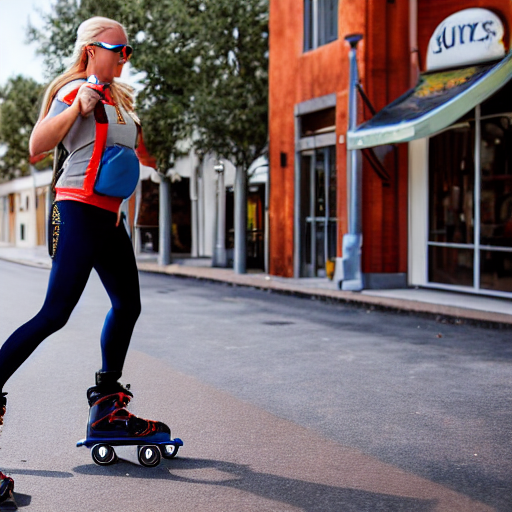
#> input picture generated_image.png, 512 x 512 px; its folder holds only this picture in this run
$ python -i foto_medicao.py   (imports and definitions only)
#> lines starting #> are read from the running program, lines starting #| are printed output that depends on the picture; after the words box and inside, x2 and y2 are one past the last pixel; in counts of white or black regions, pixels touching at a corner belong together
#> in descrever_com_visao, im is the input picture: PIL image 512x512 RGB; mean R, G, B 116.9, 103.1, 106.6
### compliance_agent/llm/visao.py
"""Fallback de VISÃO entre provedores gratuitos — uma imagem, vários provedores, teto duro.

Ordem: OpenRouter `:free` → NVIDIA NIM → Gemini → Cloudflare Workers AI. Percorre modelo a
modelo e provedor a provedor até um responder; devolve texto e diz QUEM respondeu.

**Custo.** Só o OpenRouter tem garantia ESTRUTURAL de $0: o guard em `_openai_compat_chat_sync`
força `:free`, e modelo pago vira 404 em vez de cobrança. Nos demais a gratuidade é **cota, não
trava** — e a regra da casa é clara: *nenhuma API é "free tier" sem prova; prefira guard-rail
real (kill-switch + teto) a confiar na cota*. Por isso, aqui:

  - `JFN_VISAO_TETO`  — máximo de requisições por processo (padrão 400). Estourou, para.
  - `JFN_VISAO_OFF=1` — kill-switch: desliga a visão inteira sem editar código.
  - `JFN_VISAO_PROVEDORES` — restringe a ordem, ex.: `openrouter` para ficar só no $0 estrutural.

Nunca levanta exceção: falha vira `{"ok": False, "motivo": ...}`, porque visão é enriquecimento
e não pode derrubar a análise que a chamou.
"""
from __future__ import annotations

import base64
import logging
import os

logger = logging.getLogger(__name__)

# Modelos com visão, medidos em 25/07/2026 (não presumidos: a lista veio da API de cada provedor).
OPENROUTER_VISAO = ("google/gemma-4-31b-it:free", "nvidia/nemotron-nano-12b-v2-vl:free",
                    "google/gemma-4-26b-a4b-it:free")
NVIDIA_VISAO = ("nvidia/nemotron-nano-12b-v2-vl", "meta/llama-3.2-11b-vision-instruct",
                "meta/llama-3.2-90b-vision-instruct")
GEMINI_VISAO = ("gemini-2.5-flash-lite", "gemini-2.0-flash", "gemini-2.5-flash")
# O `llama-3.2-11b-vision-instruct` do Cloudflare responde 403 até que a conta aceite a Licença
# Comunitária do Llama — aceite jurídico do DONO da conta, não de quem escreve o código. Por isso o
# mistral-small vem primeiro: funciona sem esse aceite (medido em foto real do acervo).
CLOUDFLARE_VISAO = ("@cf/mistralai/mistral-small-3.1-24b-instruct",
                    "@cf/meta/llama-3.2-11b-vision-instruct")

ORDEM_PADRAO = ("openrouter", "nvidia", "gemini", "cloudflare")
_TETO_PADRAO = 400

_gastas = 0


def requisicoes_gastas() -> int:
    """Quantas chamadas de visão este processo já fez — para o chamador reportar custo."""
    return _gastas


def _teto() -> int:
    try:
        return int(os.environ.get("JFN_VISAO_TETO", _TETO_PADRAO))
    except ValueError:
        return _TETO_PADRAO


def _chave(nome: str) -> str:
    return (os.environ.get(nome) or "").strip()


def _mime(img: bytes) -> str:
    return "image/png" if img[:4] == b"\x89PNG" else "image/jpeg"


# [62 lines left out: functions _msgs_openai, _via_openai_compat, _via_gemini, _via_cloudflare, not called in this run]


def descrever(img: bytes, prompt: str, *, max_tokens: int = 300) -> dict:
    """Manda a imagem ao primeiro provedor que responder.

    Devolve `{"ok": True, "texto", "provedor", "modelo"}` ou `{"ok": False, "motivo"}`.
    O motivo é sempre dizível ao usuário — 'teto', 'desligado', 'sem provedor' ou 'todos falharam'
    são estados diferentes, e confundi-los esconde INDISPONÍVEL como se fosse resposta vazia."""
    global _gastas
    if os.environ.get("JFN_VISAO_OFF", "").strip() in ("1", "true", "sim"):
        return {"ok": False, "motivo": "desligado (JFN_VISAO_OFF)"}
    if not img:
        return {"ok": False, "motivo": "sem imagem"}
    if _gastas >= _teto():
        return {"ok": False, "motivo": f"teto de {_teto()} requisições atingido (JFN_VISAO_TETO)"}

    pedidos = [p.strip().lower() for p in
               (os.environ.get("JFN_VISAO_PROVEDORES") or "").replace(",", " ").split() if p.strip()]
    ordem = tuple(p for p in ORDEM_PADRAO if p in pedidos) if pedidos else ORDEM_PADRAO

    tentou = False
    for prov in ordem:
        if prov == "openrouter":
            ch = _chave("OPENROUTER_API_KEY")
            if not ch:
                continue
            from compliance_agent.llm.free_llm import OPENROUTER_BASE
            perna = lambda: _via_openai_compat(OPENROUTER_BASE, ch, OPENROUTER_VISAO,  # noqa: E731
                                               img, prompt, max_tokens)
        elif prov == "nvidia":
            ch = _chave("NVIDIA_API_KEY")
            if not ch:
                continue
            perna = lambda: _via_openai_compat("https://integrate.api.nvidia.com/v1", ch,  # noqa: E731
                                               NVIDIA_VISAO, img, prompt, max_tokens)
        elif prov == "gemini":
            if not (_chave("GEMINI_API_KEYS") or _chave("GEMINI_API_KEY")):
                continue
            perna = lambda: _via_gemini(img, prompt, max_tokens)  # noqa: E731
        else:
            if not _chave("CLOUDFLARE_API_TOKEN"):
                continue
            perna = lambda: _via_cloudflare(img, prompt, max_tokens)  # noqa: E731

        tentou = True
        _gastas += 1
        try:
            txt, mdl = perna()
        except Exception as e:  # noqa: BLE001 — visão é enriquecimento: nunca derruba quem chamou
            logger.debug("visão %s levantou: %s", prov, str(e)[:120])
            continue
        if txt:
            return {"ok": True, "texto": txt, "provedor": prov, "modelo": mdl}

    return {"ok": False, "motivo": "todos os provedores falharam" if tentou else "sem provedor com chave"}

### compliance_agent/database/guarda_wal.py
# -*- coding: utf-8 -*-
"""Uma conexão viva pelo tempo de vida do processo, para o WAL-index não sumir embaixo dele.

POR QUE ESTE MÓDULO EXISTE. O painel devolvia HTTP 500 em seis rotas da capa com
`database disk image is malformed` — e o ARQUIVO íntegro (`quick_check: ok`). Acontecia 7 a 14
vezes por dia; o `guardiao_db_malformed.sh` curava reiniciando o serviço, o que derruba junto a
sessão de browser e o login SIAFE. Reiniciar é sintoma; a causa foi medida em 31/07/2026 com um
vigia que registrava o inode dos três arquivos e os descritores abertos do `jfn.service`:

    16:14:31   fds=0                            <- o servidor chegou a ZERO conexões
    16:17:42   wal=AUSENTE  shm=AUSENTE  fds=0  <- os arquivos foram APAGADOS
    16:18:02   wal=2345988  shm=2346076  fds=0  <- recriados

O SQLite desvincula `-wal` e `-shm` quando a ÚLTIMA conexão do banco fecha. `get_engine()` cria um
engine NOVO a cada chamada (pool novo, descartado depois), então numa janela ociosa o servidor fica
sem nenhuma conexão; outro processo fecha por último e leva os arquivos embora. O processo longo
mantém o WAL-index mapeado por inode e, a partir daí, até conexão NOVA dentro dele falha — enquanto
um processo novo lê o mesmo arquivo sem problema. Daí o sintoma enganoso.

Com uma conexão sempre aberta, a condição "última conexão fechou" **neste processo** nunca ocorre.
Custa um descritor.

CUIDADO QUE NÃO É ÓBVIO: ela precisa ser uma LEITORA que não segura lock de escrita, senão trocaria
um defeito por "database is locked" nos sweeps. Por isso só faz um `SELECT` trivial e fica parada.

## A CADEIA COMPLETA (medida em 31/07/26, 2ª rodada) — e por que isto é MITIGAÇÃO, não cura

A guardiã sozinha não bastou: houve novas quedas às 17:42 e 19:24 com ela ativa. Investigando:

1. Outro processo DESVINCULA `-wal`/`-shm`. É legítimo no Linux desvincular arquivo aberto por
   terceiros, e uma conexão SQLite OCIOSA não segura lock nenhum para impedir.
2. Este processo continua com o mapeamento do inode MORTO — e segue funcionando sozinho. Medido:
   com o `-shm` apagado à mão, as cinco rotas da capa continuaram em HTTP 200.
3. **Este processo não consegue recriar o arquivo**: o SQLite cacheia o WAL-index POR PROCESSO,
   indexado pelo inode; conexão nova aqui reusa o mapeamento morto em vez de criar `-shm` novo.
4. Quando OUTRO processo cria um `-shm` novo e escreve por ele, os dois mapeamentos discordam —
   e aí nasce o "database disk image is malformed" com o arquivo íntegro.

Descartado por reprodução em laboratório (nos dois sentidos): a manutenção
(`wal_checkpoint(TRUNCATE)` + `VACUUM` + `ANALYZE`, cada passo abrindo e fechando conexão) **não**
quebra nada com a guardiã aberta — os três inodes ficaram idênticos e todas as conexões seguiram
lendo. O mesmo roteiro SEM guardiã terminou com `-wal` e `-shm` AUSENTES.

Como o passo 3 é do SQLite, **dentro do processo a única cura é reiniciar** — que é o que o
`guardiao_db_malformed.sh` faz. O que este módulo entrega:
  • evita o caminho comum (este processo ser o último a fechar) — medido e real;
  • `bater()` DETECTA o desvínculo e grita no log, transformando uma condição silenciosa em evento
    visível antes de virar HTTP 500.

## A CURA (adotada em 31/07/26, `apsw` aprovado pelo dono)

`SQLITE_FCNTL_PERSIST_WAL` faz o SQLite NUNCA desvincular `-wal`/`-shm`. Medido, com ninguém mais
segurando o banco — quem fecha por último é quem decide:

    fechador `sqlite3` puro      ->  wal=AUSENTE  shm=AUSENTE
    fechador `apsw` PERSIST_WAL  ->  wal=existe   shm=existe

PREMISSA MINHA QUE CAIU NA MEDIÇÃO (fica registrada para ninguém repetir): eu afirmava que "qualquer
conexão aberta impede o desvínculo". Isso vale quando o outro processo só LÊ — foi o que enganou o
primeiro experimento. Um ESCRITOR que fecha por último desvincula mesmo com a guardiã aberta e com a
bandeira ligada nela, porque a bandeira é consultada por quem FECHA.

Logo a proteção é EM CAMADAS, e é honesto dizer o alcance de cada uma:
  • a bandeira na guardiã cobre o caso de o próprio servidor ser o último a fechar;
  • os sweeps e crons da casa usam `sqlite3` cru e NÃO podem ligá-la (a stdlib não expõe file
    controls) — para cobri-los seria preciso passá-los por `apsw` também;
  • o `bater()` DETECTA o que escapa e grita no log antes de virar HTTP 500;
  • o `guardiao_db_malformed.sh` segue como rede final.

O `sqlite3` da stdlib não expõe file controls; daí o `apsw`. Se ele faltar, a guardiã DEGRADA para
stdlib em vez de derrubar o boot — mas aí sem a bandeira, e o log diz isso em voz alta.
"""
from __future__ import annotations

import logging
import os
import sqlite3
from pathlib import Path

logger = logging.getLogger(__name__)

try:
    import apsw as _APSW
except ImportError:  # degrada honesto: sem apsw a guardiã ainda segura, mas sem a bandeira
    _APSW = None

# Família ESPECÍFICA de erros a capturar. O `apsw` não usa `sqlite3.Error`, então capturar só a da
# stdlib deixaria passar; e capturar `Exception` cru é o que a catraca de dívida proíbe. `OSError`
# entra porque `Path.exists()` pode falhar (disco/permissão) antes de qualquer SQL.
_ERROS = (sqlite3.Error, OSError) + ((_APSW.Error,) if _APSW is not None else ())

_CONEXAO = None                # apsw.Connection (ou sqlite3.Connection na degradação)
_CAMINHO: Path | None = None   # lembrado p/ o batimento poder reabrir
_PERSIST: bool = False         # a bandeira ficou ligada nesta guardiã?
# SENTINELA DA STDLIB (2026-09-10). Lock POSIX é por (pid, inode): fechar QUALQUER descritor do
# inode solta TODOS os locks do processo naquele arquivo. O SQLite se protege disso adiando o
# close enquanto há lock — mas só DENTRO da mesma biblioteca. Este processo tem duas (apsw na
# guardiã, sqlite3 da stdlib nas rotas): quando a última conexão stdlib fechava o `-shm`, os locks
# da guardiã apsw (DMS e SHARED) evaporavam — `/proc/locks` do servidor vivo: zero entradas — e o
# próximo cron a abrir o banco ganhava o DMS exclusivo, TRUNCAVA o `-shm` mapeado aqui e o
# servidor caía com SIGBUS (10× em 09/09). Reproduzido em tests/test_conexao_guardia_do_wal.py.
# Uma conexão stdlib PERMANENTE mantém o descritor `-shm` da stdlib aberto para sempre; assim
# a stdlib nunca fecha o inode e os locks da guardiã sobrevivem. Ver tools/wal_keeper.py.
_SENTINELA_STDLIB = None


def segurar(db_path) -> bool:
    """Abre (uma vez) a conexão guardiã. `True` se há guardiã viva ao final."""
    global _CONEXAO, _CAMINHO
    if _CONEXAO is not None:
        return True
    try:
        caminho = Path(db_path)
        existe = caminho.exists()
    except OSError as exc:      # disco/permissão: não é motivo para derrubar quem nos chamou
        logger.info("guarda_wal: não consegui olhar %s (%s) — segue sem guardiã", db_path, exc)
        return False
    if not existe:
        logger.info("guarda_wal: %s não existe — servidor sobe sem guardiã", caminho.name)
        return False
    global _PERSIST
    _PERSIST = False
    try:
        if _APSW is not None:
            import ctypes
            con = _APSW.Connection(str(caminho))
            con.pragma("busy_timeout", 30000)
            # A BANDEIRA: sem ela, quem fechar por último desvincula os arquivos-irmãos e este
            # processo fica com um mapeamento morto (ver o bloco "A CURA" no topo).
            _flag = ctypes.c_int(1)
            con.file_control("main", _APSW.SQLITE_FCNTL_PERSIST_WAL, ctypes.addressof(_flag))
            _PERSIST = True
        else:
            con = sqlite3.connect(str(caminho), timeout=30, check_same_thread=False)
            con.execute("PRAGMA busy_timeout=30000")
        # `SELECT 1` NÃO basta: não toca em página nenhuma, e o WAL-index só nasce quando há
        # leitura de verdade. Ler o schema força o `-shm` a existir e a ficar mapeado aqui.
        list(con.execute("SELECT count(*) FROM sqlite_master"))
    except _ERROS as exc:
        logger.warning("guarda_wal: não consegui segurar %s (%s) — o painel volta a depender do "
                       "guardião de restart", caminho.name, exc)
        return False
    _CONEXAO, _CAMINHO = con, caminho
    global _SENTINELA_STDLIB
    if _APSW is not None and _SENTINELA_STDLIB is None:
        try:
            sent = sqlite3.connect(str(caminho), timeout=30, check_same_thread=False)
            list(sent.execute("SELECT count(*) FROM sqlite_master"))   # abre e mapeia o -shm na stdlib
            _SENTINELA_STDLIB = sent
        except (sqlite3.Error, OSError) as exc:
            logger.warning("guarda_wal: sentinela stdlib não abriu (%s) — locks da guardiã ficam "
                           "expostos ao fechamento de conexões stdlib", exc)
    logger.info("guarda_wal: conexão viva em %s — -wal/-shm não serão desvinculados", caminho.name)
    return True


# [33 lines left out: function bater, not called in this run]


_AVISOU_LOCKS = False


# [37 lines left out: functions _avisar_se_locks_sumiram, soltar, not called in this run]


def vivo() -> bool:
    return _CONEXAO is not None


def persist_wal_ligado() -> bool:
    """`True` quando a guardiã subiu com PERSIST_WAL — sem isso a proteção é só parcial."""
    return _PERSIST


# ── SENTINELA AUTOMÁTICA (31/07/26) ──────────────────────────────────────────────────────────────
_DB_PADRAO = Path(__file__).resolve().parents[2] / "data" / "compliance.db"


def instalar_automatico() -> bool:
    """Instala a sentinela no processo atual. Chamada pelo `__init__` do pacote; nunca levanta.

    A bandeira PERSIST_WAL é por CONEXÃO e consultada por quem FECHA — mas a proteção que interessa
    é por PROCESSO. **188 arquivos** da casa abrem o banco com `sqlite3` cru (91 escrevem) e a
    stdlib não expõe file controls; migrar tudo quebraria API (o `apsw` tem semântica própria de
    transação). Basta então que CADA processo tenha UMA sentinela com a bandeira, viva enquanto ele
    viver: assim nenhum processo da casa é "o último a fechar sem a bandeira", que é a condição que
    desvincula `-wal`/`-shm` e deixa o servidor com um mapeamento morto.

    Verificado antes de fiar: a sentinela aberta NÃO bloqueia `wal_checkpoint(TRUNCATE)`, `VACUUM`
    nem `ANALYZE` no mesmo processo — era o efeito de segunda ordem que trocaria um defeito por
    "database is locked" na manutenção.

    `JFN_SENTINELA_WAL=0` desliga (escotilha para quem não queira o descritor extra).
    """
    import os
    if os.environ.get("JFN_SENTINELA_WAL", "1").strip() in ("0", "false", "no"):
        return False
    # sem try genérico de propósito: `segurar` já captura a família específica e devolve False —
    # e a catraca de dívida proíbe captura genérica nova. Se algo aqui levantasse, seria bug real
    # que precisa aparecer, não ser engolido no import.
    return segurar(_DB_PADRAO)

### compliance_agent/foto_medicao.py
# -*- coding: utf-8 -*-
"""FOTOS DE MEDIÇÃO — a foto que lastreia o atesto é reciclada? bate com o objeto? (plano #4, item 1.2)

Decisão do dono (2026-07-24): **nada pago**. Isso não custou nada ao poder de fogo, porque o achado mais
grave desta família é OBJETIVO e não precisa de IA nenhuma:

  **A MESMA foto lastreando a medição de DOIS processos diferentes.** Reciclar registro fotográfico é a
  forma clássica de "comprovar" execução que não houve. O hash perceptual (dHash) reconhece a mesma
  imagem mesmo depois de recompressão, redimensionamento e mudança de formato — 100% offline, sem custo,
  sem modelo. É evidência verificável por qualquer auditor: as duas fotos ficam apontadas lado a lado.

A camada SUBJETIVA (a foto corresponde ao objeto contratado?) exige visão, e entra por CALLABLE INJETADO
(`descrever`): em produção, um VLM **local e gratuito** — moondream2 (≈1,9 B) ou SmolVLM (256 M/500 M) em
llama.cpp, que a VM-2 já roda para o Massare. Sem `descrever` a camada fica `pendente_reprocessar` —
nunca "verde" por omissão (a análise não rodou; ausência de parecer ≠ regularidade).

HONESTIDADE: EXIF ausente NÃO é indício de fraude (quase todo anexo de processo perde EXIF ao ser
convertido para PDF e reextraído) — é registrado como limitação, não como achado. Foto repetida DENTRO do
mesmo processo é anexo duplicado, não reciclagem. Cada achado cita os arquivos e processos que o sustentam.
"""
from __future__ import annotations

import logging
import re
from pathlib import Path

logger = logging.getLogger(__name__)

LIMIAR_IGUAL = 6        # distância de Hamming (de 64 bits) até a qual duas fotos são "a mesma"
LADO_MINIMO = 200       # abaixo disso é logo/ícone/carimbo, não registro de execução
# desvio-padrão da luminância abaixo do qual a imagem é "lisa" demais para ser registro de execução.
# CALIBRADO no arquivo SEI real (2026-07-24): página em branco = 0.00; as fotos de medição reais vão de
# 21 a 95 (mediana 40). O corte em 8 fica na terra de ninguém entre os dois — não descarta foto legítima.
DESVIO_MINIMO = 8.0
# PÁGINA DE DOCUMENTO escaneada (folha de ponto, ofício, planilha impressa) vs FOTOGRAFIA. Medido no
# arquivo real: documento tem brilho ~245-253 e saturação ~0,2; as fotos de obra têm brilho 134-168 e
# saturação 38-67 — separação limpa. E 29 de 40 arquivos do diretório "fotos/" são, na verdade, páginas
# de PDF: sem este corte, o detector acusa "reciclagem" de rodapé de formulário, não de registro de obra.
BRILHO_DOCUMENTO = 200.0
SATURACAO_DOCUMENTO = 12.0
# Escaneamento CINZA (CamScanner/fotocópia): brilho 183-196, saturação 0-2,8 — abaixo do corte de brilho acima, e
# por isso a alteração contratual de um fornecedor, anexada a dois processos, virou "foto reciclada" na 1ª rodada do
# acervo inteiro (24/09/2026). Amostra de 78 fotos reais: saturação mínima p5 = 17,1, nenhuma abaixo de 12.
# Papel cinza é claro (>170); foto em preto e branco de verdade tende a ser mais escura.
BRILHO_DOCUMENTO_CINZA = 170.0
SATURACAO_DOCUMENTO_CINZA = 5.0
_EXTS = {".jpg", ".jpeg", ".png", ".webp", ".bmp", ".gif", ".tif", ".tiff"}
_LADO = 9               # dHash: 9×8 pixels → 64 comparações horizontais
# Recorte da foto embutida em página de relatório fotográfico (ver `_regioes_foto`). Aferido em
# 070002_005897_2024/023_p29.jpg (INEA/DIRRAM, contrato 35/2023, 7ª medição): as 2 fotos da página
# saem nas coordenadas certas, e o cabeçalho/legenda ficam de fora.
_FUNDO_PAGINA = 235     # canal acima disso em TODOS = branco de página
_LINHA_DENSA = 0.55     # fração de não-branco que caracteriza linha de FOTO (linha de texto fica bem abaixo)
_MIN_ALTURA = 0.06      # faixa mais baixa que isto da página não é foto
_MIN_LARGURA = 0.25
_MIN_AREA_PX = 90_000   # área mínima no ORIGINAL: abaixo disso é selo/assinatura digitalizada
_COBRE_PAGINA = 0.92    # caixa maior que isto = a imagem é a própria foto, não há o que recortar
# Fundo de papel (ver `_fundo_de_papel`) — pega o escaneado BEGE que escapa do corte por saturação.
_MODO_CLARO = 190       # abaixo disso o tom dominante não é papel
_DOMINANCIA_PAPEL = 0.80
_MODO_BRANCO = 235      # fundo BRANCO de página: tabela densa domina menos, mas branco puro entrega
_DOMINANCIA_BRANCO = 0.50


# [79 lines left out: functions dhash, informativa, distancia, exif_resumo, _fotos_do_processo, not called in this run]


_RESSALVA = ("indício a apurar, não acusação; INDISPONÍVEL ≠ irregular; ausência de EXIF não é vício; "
             "presunção de legitimidade")


# Limiares medidos no acervo (2026-07-25). Frouxos de proposito: perder uma foto
# custa uma verificacao a menos; aceitar uma tabela custa um laudo falso.
# Limiares MEDIDOS no acervo (2026-07-25, 140 arquivos), nao chutados:
#            saturacao mediana   meio-tom mediano
#   foto           50,3               0,77
#   documento       0,8               0,11
# Duas ordens de grandeza separam os dois. A 1a versao usou 14 / 0,22 com OU e nao
# rejeitou NADA — texto antialiasado tem meio-tom de sobra, e o OU basta um passar.
# Agora e E, com o corte no vale entre as duas distribuicoes.
_MIN_SATURACAO = 18.0      # p90 do documento e 15,6; mediana da foto e 50,3
_MIN_MEIO_TOM = 0.35       # p10 da foto e 0,60; mediana do documento e 0,11


# [26 lines left out: function _parece_fotografia, not called in this run]

def _regioes_foto(im, _amostra: int = 420) -> list[tuple[int, int, int, int]]:
    """Caixas das fotografias EMBUTIDAS numa página de relatório fotográfico.

    Lista vazia = o arquivo já É a fotografia (ou é só texto) — hasheie a imagem inteira.

    Existe porque a medição de obra costuma chegar como RELATÓRIO FOTOGRÁFICO: uma página com
    cabeçalho do órgão, número da medição, período, e as fotos DENTRO dela. Hashear o arquivo
    compara o MODELO da página, não a foto — falha nos dois sentidos (mesma foto em páginas
    diferentes não casa; páginas do mesmo modelo com fotos diferentes casam).

    Fundo de página é quase-branco: a projeção da máscara de não-branco por linha acha as faixas
    de foto, e a projeção por coluna dentro da faixa acha as bordas laterais."""
#> called with _amostra = 420
    import numpy as np
    W, H = im.size
    p = im.copy()
    p.draft("RGB", (_amostra, _amostra))           # decodifica reduzido: o JPEG nem chega inteiro
    p.thumbnail((_amostra, _amostra))
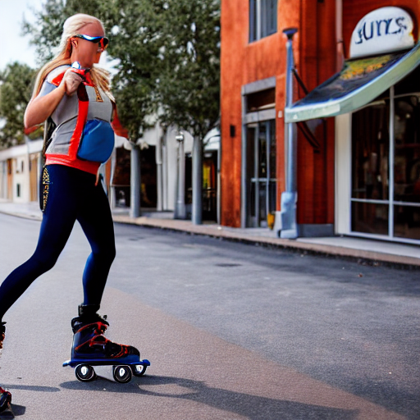
#> p: PIL image 420x420 RGB; mean R, G, B 116.9, 103.1, 106.6
    nb = np.asarray(p.convert("RGB")).min(axis=2) < _FUNDO_PAGINA
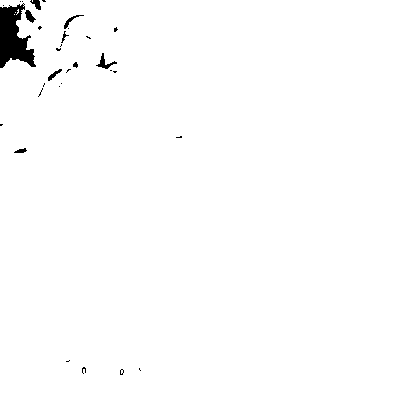
#> nb: shape (420, 420) bool; 98.9% white; 32 black regions (23 under 20 px), largest, box (x1, y1, x2, y2) and area: (0, 3, 36, 68) 1380, (96, 53, 117, 69) 102, (25, 10, 36, 23) 73
    h, w = nb.shape

    faixas, ini = [], None
    for y, dens in enumerate(list(nb.mean(axis=1)) + [0.0]):
        if dens >= _LINHA_DENSA and ini is None:
            ini = y
        elif dens < _LINHA_DENSA and ini is not None:
            if (y - ini) >= _MIN_ALTURA * h:
                faixas.append((ini, y))
            ini = None
#> this loop made 421 passes
#> (dens, ini) on pass 1: (0.976, 0)
#> (the rest of the program and of its run is left out)
